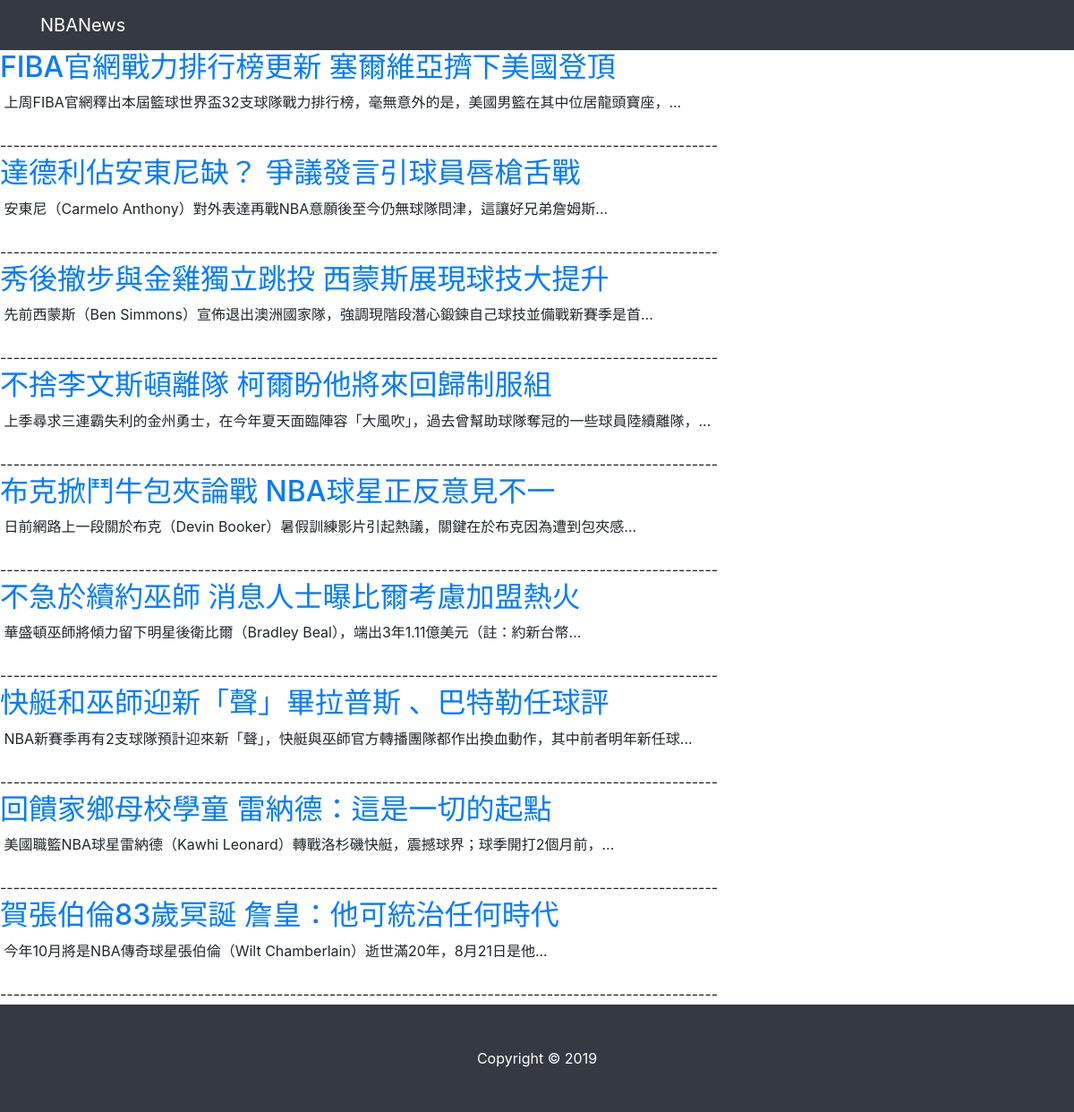
The app's page /, older data.
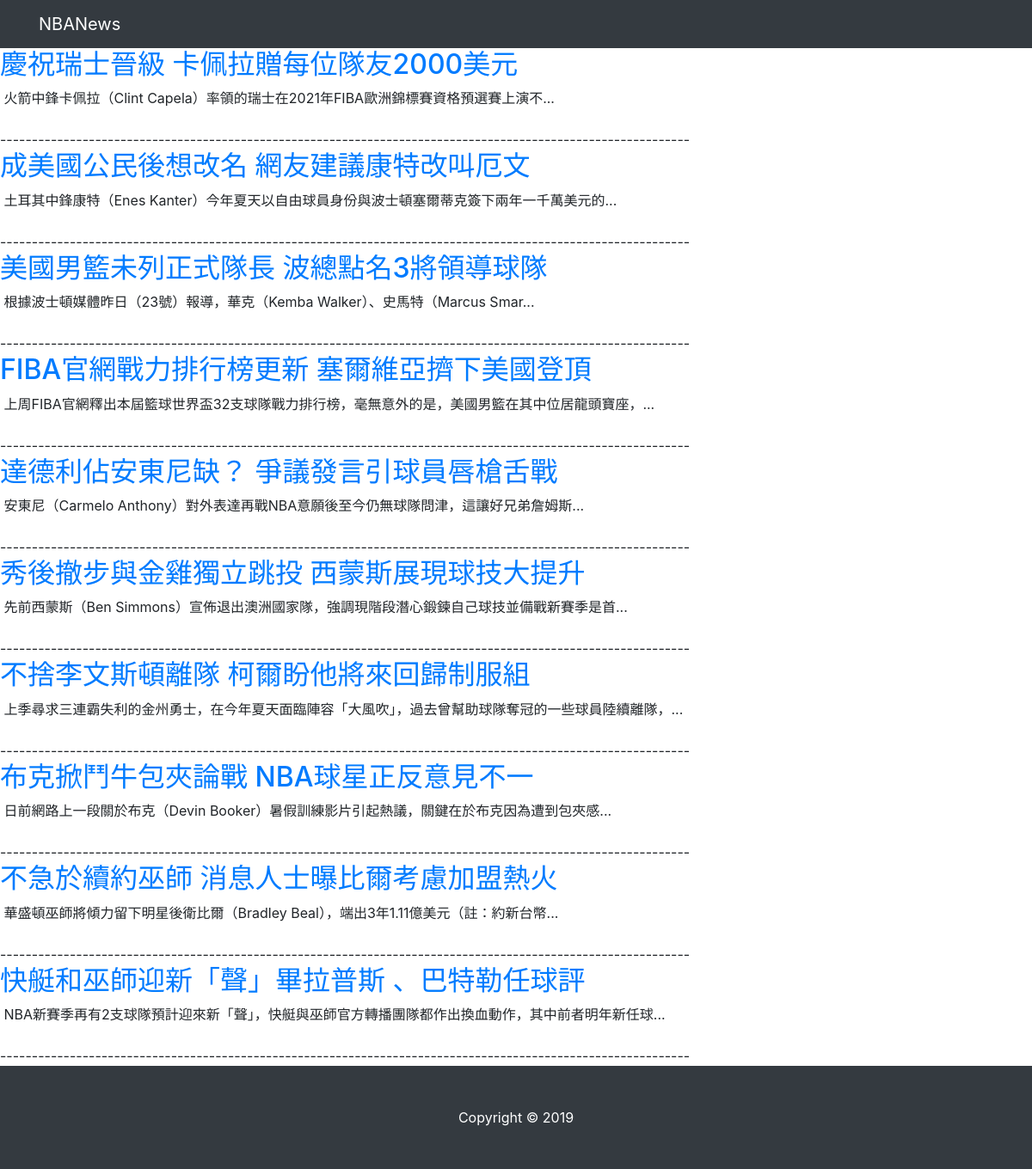
The same page, newer data.
### crawler/models.py (models this page shows)
class News(models.Model):
    title = models.CharField(max_length=100, blank=True)
    description = models.TextField(blank=True)
    content = models.TextField(blank=True)
    img_url = models.URLField(blank=True)
    created_at = models.DateTimeField(blank=True)
    class Meta:
        managed = True
        verbose_name = 'News'

### crawler/views.py (the view)
# urls.py: path('', NewsList.as_view()),
class NewsList(View):
    template_name = 'index.html'
    def get(self, request):
        News = apps.get_model('crawler', 'News')
        try:
            latest = News.objects.order_by('-created_at')[:10]
            news_list = []
            for news in latest:
                data = {
                    'id': news.id,
                    'title': news.title,
                    'description': news.description,
                    'img_url': news.img_url,
                    'created_at': news.created_at
                }
                news_list.append(data)
        except Exception as e:
            print('Error:', e)
            news_list = None
        return render(request, self.template_name, {'news_list': news_list})

### templates/index.html (shortened to what this page needs)
{% extends "base.html" %}
{% load static %}
{% block content %}
  {% for news in news_list %}
    <div>
        <td>
        <a href='/news_detail/{{news.id}}'><h2><td> {{ news.title }}</td> </h2></a></td>
        <td> {{ news.description }}</td>
        <br>
        <br>
        <div>-------------------------------------------------------------------------------------------------------------</div>
    </div>
  {% endfor %}
{% endblock %}

### templates/base.html (shortened to what this page needs)
<!DOCTYPE html>
<html lang="en">
<head>
  <link rel="stylesheet" href="/static/css/bootstrap.min.css" rel="stylesheet">
  <link rel="stylesheet" href="/static/css/blog-post.css" rel="stylesheet">
</head>
<body>
  <nav class="navbar navbar-expand-lg navbar-dark bg-dark fixed-top">
    <div class="container">
      <a class="navbar-brand" href="/">NBANews</a>
    </div>
  </nav>
  {% block content %}{% endblock %}
  <footer class="py-5 bg-dark">
    <div class="container">
      <p class="m-0 text-center text-white">Copyright &copy; 2019</p>
    </div>
  </footer>
</body>
</html>

### static/css/blog-post.css (style rules this page uses)
body { padding-top: 56px; }

Row changes from the older to the newer data that the page shows:
no longer on this page (row unchanged): News: title "回饋家鄉母校學童 雷納德：這是一切的起點", description "美國職籃NBA球星雷納德（Kawhi Leonard）轉戰洛杉磯快艇，震撼球界；球季開打2個月前，..."
no longer on this page (row unchanged): News: title "賀張伯倫83歲冥誕 詹皇：他可統治任何時代", description "今年10月將是NBA傳奇球星張伯倫（Wilt Chamberlain）逝世滿20年，8月21日是他..."
added News: title "慶祝瑞士晉級 卡佩拉贈每位隊友2000美元", description "火箭中鋒卡佩拉（Clint Capela）率領的瑞士在2021年FIBA歐洲錦標賽資格預選賽上演不..."
added News: title "成美國公民後想改名 網友建議康特改叫厄文", description "土耳其中鋒康特（Enes Kanter）今年夏天以自由球員身份與波士頓塞爾蒂克簽下兩年一千萬美元的..."
added News: title "美國男籃未列正式隊長 波總點名3將領導球隊", description "根據波士頓媒體昨日（23號）報導，華克（Kemba Walker）、史馬特（Marcus Smar..."
